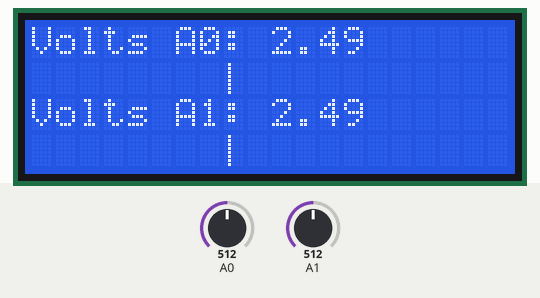
Bench run of a sketch on a simulated Arduino Uno, built with avr-gcc and run on an emulated ATmega328P. On the bench: 20×4 character LCD. The inputs (shaded band) are chosen by the test bench; at power-on: A0 = 512, A1 = 512.

Above: at 1.2 s.
1.3 s: A0 set to 716
At 2.0 s:
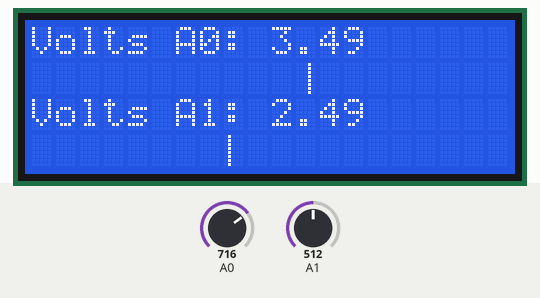
3.1 s: A1 set to 716
At 4.0 s:
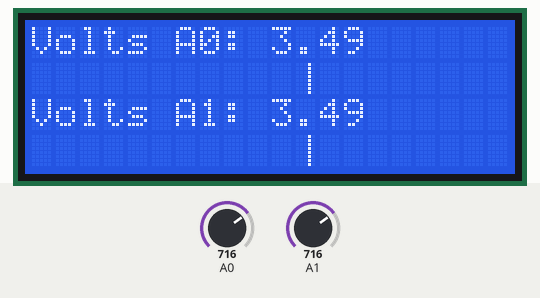
4.6 s: A0 set to 0
At 6.1 s:
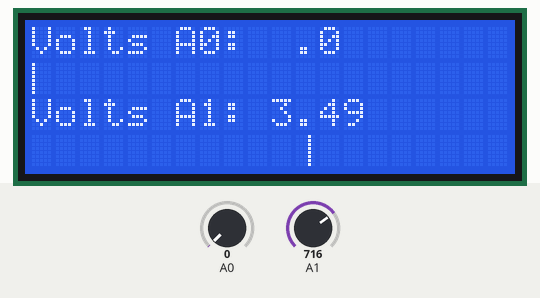
7.6 s: A1 set to 511
At 8.8 s:
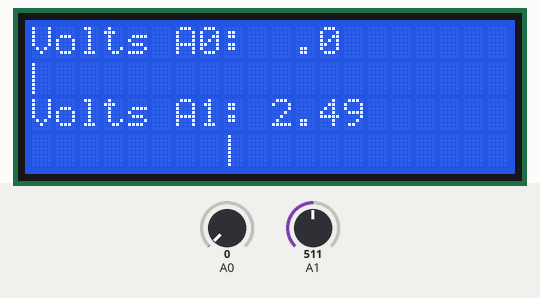
9.1 s: A0 set to 11
10.7 s: A0 set to 15
At 11.7 s:
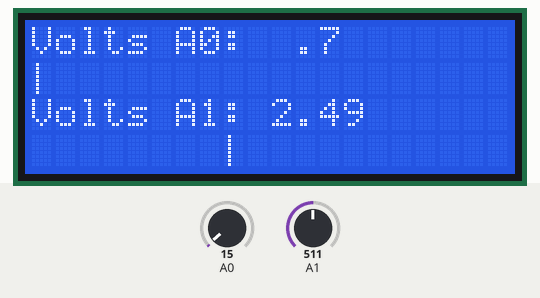
Timing chart, 0 to 13.2 s (numbered marks = the images above; inputs shaded):
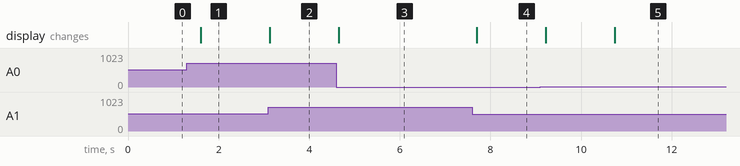

Measured:
- the behaviour switches between 12 and 13 on A0 (found by bisection; images 4 and 5)
- after the input at 1.3 s, the display: changes after 0.30 s (image 1)
- after the input at 3.1 s, the display: changes at once (image 2)
- after the input at 4.6 s, the display: changes after 0.05 s (image 3)
- after the input at 7.6 s, the display: changes after 0.10 s (image 4)
- after the input at 10.7 s, the display: changes at once (image 5)

The sketch:

LCD_four_line_analog_meter.ino
```cpp
/*****************************************
 LiquidCrystal Library - Analog meter
 Demonstrates the use a 20x4 LCD display.
 This sketch displays a simulated analog meter to the LCD

  The circuit:
 * LCD RS pin to digital pin 12
 * LCD En pin to digital pin 11
 * LCD D4 pin to digital pin 5
 * LCD D5 pin to digital pin 4
 * LCD D6 pin to digital pin 3
 * LCD D7 pin to digital pin 2
 * LCD R/W pin to ground
 * Variable resistor wiper to LCD VO pin (pin 3)

 Adapted from code written by David A. Mellis
 Modified by Limor Fried, Tom Igoe, Bob Davis
 ****************************************/

// include the library code:
#include <LiquidCrystal.h>

// initialize the library with interface pin #'s
LiquidCrystal lcd(12, 11, 5, 4, 3, 2);

byte line1[8]= {
  B10000,
  B10000,
  B10000,
  B10000,
  B10000,
  B10000,
  B10000,
  B10000
};
byte line2[8]= {
  B01000,
  B01000,
  B01000,
  B01000,
  B01000,
  B01000,
  B01000,
  B01000
};
byte line3[8]= {
  B00100,
  B00100,
  B00100,
  B00100,
  B00100,
  B00100,
  B00100,
  B00100
};
byte line4[8]= {
  B00010,
  B00010,
  B00010,
  B00010,
  B00010,
  B00010,
  B00010,
  B00010
};
byte line5[8]= {
  B00001,
  B00001,
  B00001,
  B00001,
  B00001,
  B00001,
  B00001,
  B00001
};

void setup() {
  // set up the LCD's number of columns and rows:
  lcd.begin(20, 4);
  // Print the text to the LCD.
  lcd.createChar(1, line1);
  lcd.createChar(2, line2);
  lcd.createChar(3, line3);
  lcd.createChar(4, line4);
  lcd.createChar(5, line5);
}

void loop() {
  lcd.clear();
  lcd.setCursor(0,0);
  lcd.print("Volts A0:");
  int Voltage=analogRead(A0)/2.05;
  // print the voltage:
  lcd.setCursor(11, 0);
  lcd.print(Voltage);
  // overwrite first digit and add a .
  lcd.setCursor(10, 0);
  if (Voltage >= 100) lcd.print(Voltage/100);
  lcd.setCursor(11, 0);
  lcd.print(".");

  if (Voltage < 100) lcd.print(Voltage);
  // print the Meter:
  int metervolts=Voltage/3;
  lcd.setCursor(metervolts/10, 1);
  if (metervolts%10/2 == 0) lcd.write(1);
  if (metervolts%10/2 == 1) lcd.write(2);
  if (metervolts%10/2 == 2) lcd.write(3);
  if (metervolts%10/2 == 3) lcd.write(4);
  if (metervolts%10/2 == 4) lcd.write(5);
  lcd.setCursor(0,2);
  lcd.print("Volts A1:");
  int Voltage1=analogRead(A1)/2.05;
  // print the voltage:
  lcd.setCursor(11, 2);
  lcd.print(Voltage1);
  // overwrite first digit and add a .
  lcd.setCursor(10, 2);
  if (Voltage1 >= 100) lcd.print(Voltage1/100);
  lcd.setCursor(11, 2);
  lcd.print(".");
  if (Voltage1 < 100) lcd.print(Voltage1);
  // print the Meter:
  int metervolts1=Voltage1/3;
  lcd.setCursor(metervolts1/10, 3);
  if (metervolts1%10/2 == 0) lcd.write(1);
  if (metervolts1%10/2 == 1) lcd.write(2);
  if (metervolts1%10/2 == 2) lcd.write(3);
  if (metervolts1%10/2 == 3) lcd.write(4);
  if (metervolts1%10/2 == 4) lcd.write(5);
  delay(500);
}
```
